Frame 1 (no input): blank canvas, image omitted
Frame 60 (the mouse pressed at the canvas centre just before this capture): blank canvas, image omitted
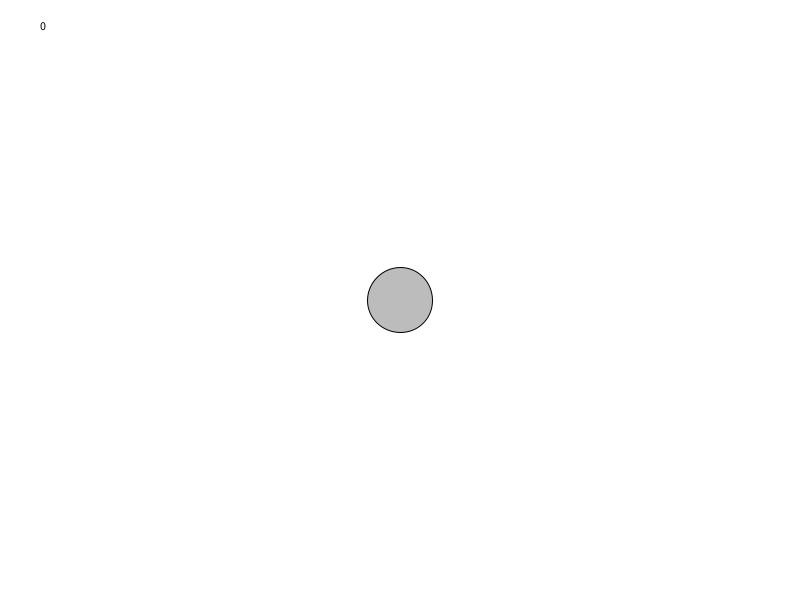
Frame 120 (the mouse held since frame 60 and released just before this capture)

The Processing sketch whose frames 1 and 60 were blank and that drew this single picture after the mouse press (run headless with seeded random() and noise(); from frame 60 on, the mouse is pressed at the canvas centre):

// Processing sketch: objects_free_moving
// ── objects_free_moving.pde
float g=1;


ArrayList<Object> objects=new ArrayList<Object>();;
int score=0;

void setup(){
  size(800,600);
}

void draw(){
  background(255);
  for(int i=0;i<objects.size();i++){
    for(int j=0;j<objects.size();j++){
      if(i!=j){
        score+=objects.get(i).geta(objects.get(j),g);
      }
    }
  }
  for(int i=0;i<objects.size();i++){
    objects.get(i).drawthis();
  }
  fill(0);
  text(score,40,30);
}

void mousePressed(){
  Object newobject= new Object(random(1,100),random(0,1),mouseX,mouseY);
  objects.add(newobject);
  
}

// ── object.pde
class Object{
float r;
float material;//0-1
PVector position;
PVector v;
Object(float ri,float mi,float xi,float yi){
  r=ri;
  material=mi;
  position=new PVector(xi,yi);
  v=new PVector(0,0);
}
int geta(Object o,float g){
  int score=0;
  float thex=o.position.x-this.position.x;
  float they=o.position.y-this.position.y;
  float a;
  if((thex*thex)+(they*they)<(this.r+o.r)*(this.r+o.r)){
    score++;
    a=-(o.r*o.r*o.material*g)/((thex*thex)+(they*they));
    stroke(100);
    line(o.position.x,o.position.y,this.position.x,this.position.y);
  }
  else a=(o.r*o.r*o.material*g)/((thex*thex)+(they*they));
  PVector pa=new PVector(thex,they);
  pa.normalize();
  pa.mult(a);
  v.add(pa);
  return score;
}
void drawthis(){
  stroke(0);
  float c=map(material,0,1,1,0);
  fill(c*255);
  position.add(v);
  ellipse(position.x,position.y,r,r);
}
}
